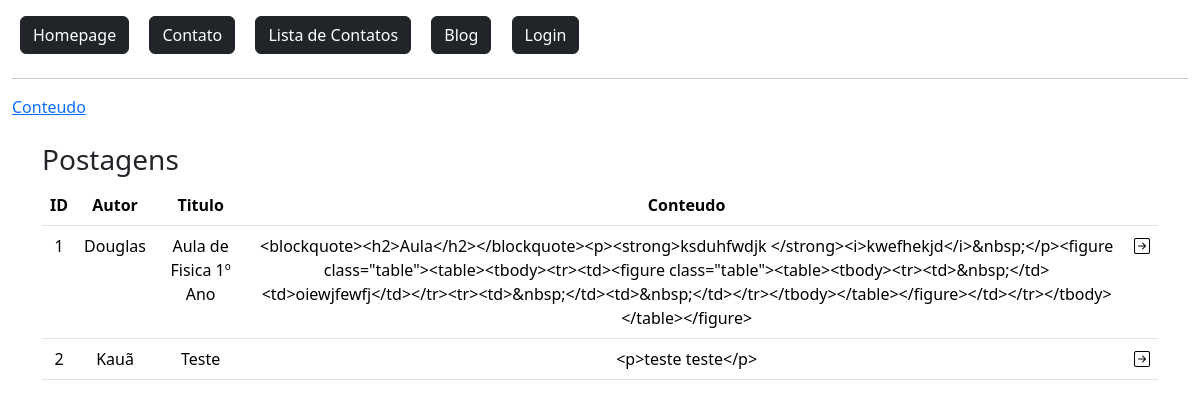
Before: / with the older database file.
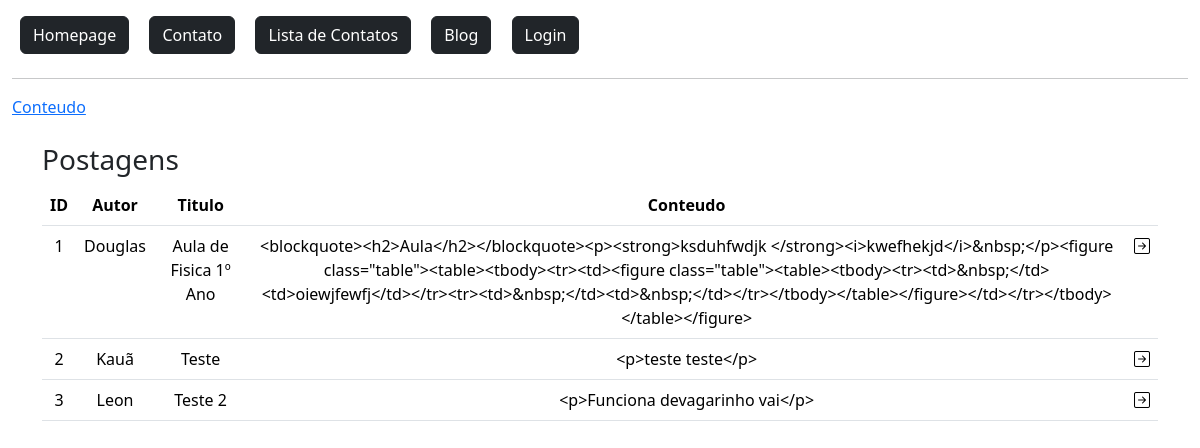
After: the same page with the newer database file.
### flaskLearn/models.py (models this page shows)
class Postagem(db.Model):
    id = db.Column(db.Integer, primary_key=True)
    data_envio = db.Column(db.DateTime, default=datetime.now())
    autor = db.Column(db.String, nullable=True)
    titulo = db.Column(db.String, nullable=True)
    conteudo = db.Column(db.String, nullable=True)

### flaskLearn/routes.py (the view)
@app.route('/')
def homepage():
    dados = Postagem.query.order_by('id')
    context = {'dados': dados.all()}
    return render_template('index.html', context=context)

### flaskLearn/templates/index.html
{% extends 'baseTemplate/base.html' %}
{% block content %}
{% include 'baseTemplate/nav.html' %}
<a href="../static/arquivo/at.pdf" download="arquivo.pdf" target="_blank">Conteudo</a>
<div class="container">
    <div class="row mt-4">
        <h3>Postagens</h3>
        <div class="col-12">
            <table class="table table-hover text-center">
                <thead class="thead-dark">
                    <tr>
                        <th>ID</th>
                        <th>Autor</th>
                        <th>Titulo</th>
                        <th>Conteudo</th>
                        <th></th>
                    </tr>
                </thead>
                <tbody>
                    {% for linha in context['dados'] %}
                        <tr>
                            <td>{{linha.id}}</td>
                            <td>{{linha.autor}}</td>
                            <td>{{linha.titulo}}</td>
                            <td>{{linha.conteudo}}</td>
                            <td>
                                <a href="{{ url_for('detailBlog', id=linha.id) }}">
                                    <i class="bi bi-arrow-right-square text-black"></i>
                                </a>
                            </td>
                        </tr>
                    {% endfor %}
                </tbody>
            </table>
        </div>
    </div>
</div>
{% endblock %}

### flaskLearn/templates/baseTemplate/base.html (shortened to what this page needs)
<!DOCTYPE html>
<html lang="en">
<head>
    <link href="https://cdn.jsdelivr.net/npm/bootstrap@5.3.3/dist/css/bootstrap.min.css" rel="stylesheet">
    <link rel="stylesheet" href="https://cdn.jsdelivr.net/npm/bootstrap-icons@1.11.3/font/bootstrap-icons.min.css">
</head>
<body>
    <section class="container-fluid mt-2">
        {% block content %}
        {% endblock %}
    </section>
</body>
</html>

### flaskLearn/templates/baseTemplate/nav.html
<a href="{{url_for('homepage')}}" class="btn btn-dark m-2">
    Homepage
</a>
<a href="{{url_for('contato')}}" class="btn btn-dark m-2">
    Contato
</a>
<a href="{{url_for('contatoLista')}}" class="btn btn-dark m-2">
    Lista de Contatos
</a>
<a href="{{url_for('editorBlog')}}" class="btn btn-dark m-2">
    Blog
</a>
{% if current_user.is_authenticated %}
    <span class="btn btn-dark m-2">
        {{ current_user.nome }} {{ current_user.sobrenome }}
    </span>
    <a href="{{ url_for('logout') }}" class="btn btn-dark m-2">
        Sair
    </a>
{% else %}
    <a href="{{url_for('login')}}" class="btn btn-dark m-2">
        Login
    </a>
{% endif %}
<hr>

Changed rows visible on the page:
added Postagem: id "3", autor "Leon", titulo "Teste 2", conteudo "<p>Funciona devagarinho vai</p>"
